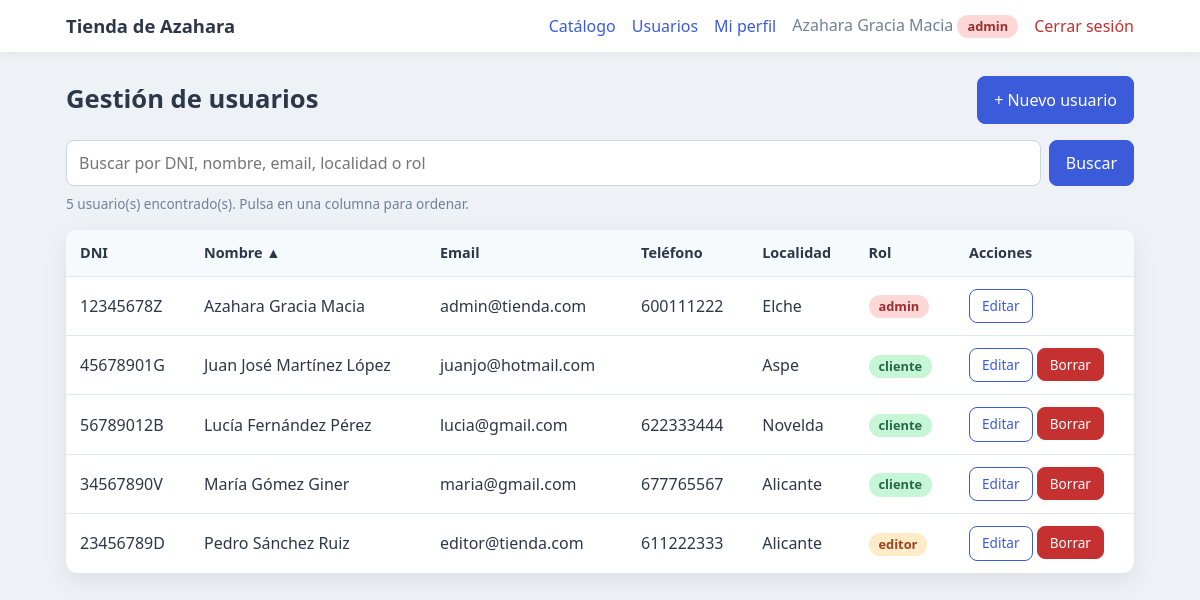
/GestionUsuarios/listadoUsuarios.php (signed in), run on the app's committed database.
### tables this page shows
CREATE TABLE usuarios (
    dni       VARCHAR(9)   NOT NULL,
    nombre    VARCHAR(50)  NOT NULL,
    direccion VARCHAR(100) NULL,
    localidad VARCHAR(50)  NULL,
    provincia VARCHAR(50)  NULL,
    telefono  VARCHAR(9)   NULL,
    email     VARCHAR(100) NOT NULL,
    clave     VARCHAR(255) NOT NULL,
    rol       ENUM('admin', 'editor', 'cliente') NOT NULL DEFAULT 'cliente',

    PRIMARY KEY (dni),
    UNIQUE KEY uk_usuarios_email (email)
);

### funcionesValidacion.php (called while the page is built, shortened)
<?php
function textoProtegido($texto): string
{
    return htmlspecialchars((string) ($texto ?? ""), ENT_QUOTES, "UTF-8");
}
?>

### modelo/usuariosBD.php (called while the page is built, shortened)
<?php
require_once __DIR__ . "/../funcionesValidacion.php";
require_once __DIR__ . "/../clases/Usuario.php";
function buscarUsuarioDni($DNI): ?Usuario
{
    try {
        $con = conectar();
        $stmt = $con->prepare("SELECT * FROM usuarios WHERE dni = :dni");
        $stmt->execute([":dni" => $DNI]);
        $fila = $stmt->fetch();
        return $fila ? new Usuario($fila) : null;
    } catch (PDOException $e) {
        errorBD($e, "Ocurrió un error al recuperar datos de la base de datos.");
    }
}
function contarUsuarios($busqueda): int
{
    try {
        $con = conectar();
        $stmt = $con->prepare("SELECT COUNT(*) FROM usuarios
                               WHERE CONCAT_WS(' ', dni, nombre, email, localidad, provincia, rol) LIKE :busqueda");
        $stmt->execute([":busqueda" => "%" . $busqueda . "%"]);
        return (int) $stmt->fetchColumn();
    } catch (PDOException $e) {
        errorBD($e, "Ocurrió un error al recuperar datos de la base de datos.");
    }
}
function listarUsuarios($busqueda, $orden, $direccion, $limite, $desplazamiento): array
{
    try {
        $con = conectar();
        $sql = "SELECT * FROM usuarios
                WHERE CONCAT_WS(' ', dni, nombre, email, localidad, provincia, rol) LIKE :busqueda
                ORDER BY $orden $direccion
                LIMIT :limite OFFSET :desplazamiento";
        $stmt = $con->prepare($sql);
        $stmt->bindValue(":busqueda", "%" . $busqueda . "%");
        $stmt->bindValue(":limite", $limite, PDO::PARAM_INT);
        $stmt->bindValue(":desplazamiento", $desplazamiento, PDO::PARAM_INT);
        $stmt->execute();
        $usuarios = [];
        foreach ($stmt->fetchAll() as $fila) {
            $usuarios[] = new Usuario($fila);
        }
        return $usuarios;
    } catch (PDOException $e) {
        errorBD($e, "Ocurrió un error al recuperar datos de la base de datos.");
    }
}

### seguridad.php (called while the page is built, shortened)
<?php
require_once __DIR__ . "/modelo/usuariosBD.php";
function dniActual(): string
{
    return $_SESSION["dni"] ?? "";
}
function exigirLogin(): void
{
    $usuario = buscarUsuarioDni(dniActual());
}
function exigirRol(array $roles): void
{
    exigirLogin();
}

### clases/Usuario.php (called while the page is built, shortened)
<?php
class Usuario
{
    private string $dni;
    private string $nombre;
    private string $localidad;
    private string $telefono;
    private string $email;
    private string $rol;
    public function __construct(array $fila)
    {
        $this->dni = $fila["dni"];
        $this->nombre = $fila["nombre"];
        $this->localidad = $fila["localidad"] ?? "";
        $this->telefono = $fila["telefono"] ?? "";
        $this->email = $fila["email"];
        $this->rol = $fila["rol"];
    }
    public function getDni(): string
    {
        return $this->dni;
    }
    public function getNombre(): string
    {
        return $this->nombre;
    }
    public function getLocalidad(): string
    {
        return $this->localidad;
    }
    public function getTelefono(): string
    {
        return $this->telefono;
    }
    public function getEmail(): string
    {
        return $this->email;
    }
    public function getRol(): string
    {
        return $this->rol;
    }
}

### GestionUsuarios/listadoUsuarios.php (the view, shortened to what this page needs)
<?php
require_once __DIR__ . "/../seguridad.php";
require_once __DIR__ . "/../includes/paginacion.php";
exigirRol(["admin"]);
$busqueda = obtenerDatoGet("busqueda");
[$orden, $direccion] = leerOrden(ORDEN_USUARIOS, "nombre");
$total = contarUsuarios($busqueda);
[$pagina, $totalPaginas, $desplazamiento] = calcularPaginacion($total, USUARIOS_POR_PAGINA);
$usuarios = listarUsuarios($busqueda, $orden, $direccion, USUARIOS_POR_PAGINA, $desplazamiento);
require __DIR__ . "/../includes/cabecera.php";
?>
<div class="titulo-seccion">
    <h1>Gestión de usuarios</h1>
    <a href="formularioUsuarios.php" class="boton">+ Nuevo usuario</a>
</div>
<form method="get" class="buscador">
    <input type="search" name="busqueda" value="<?= textoProtegido($busqueda) ?>"
           placeholder="Buscar por DNI, nombre, email, localidad o rol">
    <button type="submit" class="boton">Buscar</button>
</form>
<p class="nota"><?= $total ?> usuario(s) encontrado(s). Pulsa en una columna para ordenar.</p>
<?php if (empty($usuarios)) : ?>
    <div class="tarjeta vacio">No hay usuarios que coincidan con la búsqueda.</div>
<?php else : ?>
    <div class="tabla-contenedor">
        <table class="tabla">
            <thead>
            <tr>
                <th><?php enlaceOrden("dni", "DNI", $busqueda, $orden, $direccion) ?></th>
                <th><?php enlaceOrden("nombre", "Nombre", $busqueda, $orden, $direccion) ?></th>
                <th><?php enlaceOrden("email", "Email", $busqueda, $orden, $direccion) ?></th>
                <th>Teléfono</th>
                <th><?php enlaceOrden("localidad", "Localidad", $busqueda, $orden, $direccion) ?></th>
                <th><?php enlaceOrden("rol", "Rol", $busqueda, $orden, $direccion) ?></th>
                <th>Acciones</th>
            </tr>
            </thead>
            <tbody>
            <?php foreach ($usuarios as $usuario) : ?>
                <tr>
                    <td><?= textoProtegido($usuario->getDni()) ?></td>
                    <td><?= textoProtegido($usuario->getNombre()) ?></td>
                    <td><?= textoProtegido($usuario->getEmail()) ?></td>
                    <td><?= textoProtegido($usuario->getTelefono()) ?></td>
                    <td><?= textoProtegido($usuario->getLocalidad()) ?></td>
                    <td>
                        <span class="etiqueta rol-<?= textoProtegido($usuario->getRol()) ?>">
                            <?= textoProtegido($usuario->getRol()) ?>
                        </span>
                    </td>
                    <td class="acciones">
                        <a href="formularioUsuarios.php?dni=<?= urlencode($usuario->getDni()) ?>"
                           class="boton pequeno secundario">Editar</a>
                        <?php if ($usuario->getDni() !== dniActual()) : ?>
                            <form method="post" action="borrarUsuario.php"
                                  onsubmit="return confirm('¿Seguro que quieres borrar este usuario?');">
                                <button type="submit" class="boton pequeno peligro">Borrar</button>
                            </form>
                        <?php endif ?>
                    </td>
                </tr>
            <?php endforeach ?>
            </tbody>
        </table>
    </div>
<?php endif ?>
<?php require __DIR__ . "/../includes/pie.php"; ?>

### css/estilos.css (style rules this page uses)
:root { --color-fondo: #eef2f7; --color-tarjeta: #ffffff; --color-texto: #2d3748; --color-suave: #718096; --color-borde: #cbd5e0; --color-principal: #3b5bdb; --color-principal-hover: #2f4ac0; --color-error: #c53030; --color-error-fondo: #fff5f5; --color-exito: #276749; --color-exito-fondo: #f0fff4; }
* { box-sizing: border-box; }
body { margin: 0; min-height: 100vh; display: flex; justify-content: center; align-items: center; padding: 24px 16px; background-color: var(--color-fondo); color: var(--color-texto); font-family: "Segoe UI", Arial, sans-serif; line-height: 1.5; }
.nota { margin: 0 0 16px; font-size: 0.85rem; color: var(--color-suave); }
.boton { flex: 1; display: inline-block; padding: 11px 16px; border: 1px solid var(--color-principal); border-radius: 8px; background-color: var(--color-principal); color: #fff; font-size: 1rem; font-family: inherit; text-align: center; text-decoration: none; cursor: pointer; }
.boton.secundario { background-color: transparent; color: var(--color-principal); }
:root { --color-peligro: #c53030; --color-peligro-hover: #9b2c2c; }
body.con-menu { display: block; padding: 0; }
.titulo-seccion { display: flex; flex-wrap: wrap; align-items: center; justify-content: space-between; gap: 12px; margin-bottom: 16px; }
.titulo-seccion h1 { margin: 0; font-size: 1.6rem; }
.titulo-seccion .boton { flex: none; }
.buscador { display: flex; flex-wrap: wrap; gap: 8px; margin-bottom: 8px; }
.buscador input[type="search"] { flex: 1 1 260px; padding: 10px 12px; border: 1px solid var(--color-borde); border-radius: 8px; font-size: 1rem; font-family: inherit; }
.buscador .boton { flex: none; }
.tabla-contenedor { overflow-x: auto; background-color: var(--color-tarjeta); border-radius: 12px; box-shadow: 0 8px 24px rgba(0, 0, 0, 0.08); }
.tabla { width: 100%; border-collapse: collapse; }
.tabla th, .tabla td { padding: 12px 14px; text-align: left; border-bottom: 1px solid #e2e8f0; vertical-align: middle; }
.tabla th { background-color: #f7fafc; font-size: 0.9rem; white-space: nowrap; }
.tabla tbody tr:last-child td { border-bottom: none; }
.acciones { white-space: nowrap; }
.acciones form { display: inline; }
.boton.pequeno { flex: none; padding: 6px 12px; font-size: 0.85rem; }
.boton.peligro { background-color: var(--color-peligro); border-color: var(--color-peligro); color: #fff; }
.etiqueta { display: inline-block; padding: 2px 10px; border-radius: 999px; font-size: 0.8rem; font-weight: 600; }
.rol-admin { background-color: #fed7d7; color: #9b2c2c; }
.rol-editor { background-color: #feebc8; color: #9c4221; }
.rol-cliente { background-color: #c6f6d5; color: #276749; }

### data on the page
usuarios: dni "12345678Z", nombre "Azahara Gracia Macia", email "admin@tienda.com", telefono "600111222", localidad "Elche", rol "admin"
usuarios: dni "45678901G", nombre "Juan José Martínez López", email "juanjo@hotmail.com", localidad "Aspe", rol "cliente"
usuarios: dni "56789012B", nombre "Lucía Fernández Pérez", email "lucia@gmail.com", telefono "622333444", localidad "Novelda", rol "cliente"
usuarios: dni "34567890V", nombre "María Gómez Giner", email "maria@gmail.com", telefono "677765567", localidad "Alicante", rol "cliente"
usuarios: dni "23456789D", nombre "Pedro Sánchez Ruiz", email "editor@tienda.com", telefono "611222333", localidad "Alicante", rol "editor"

### other printed values
textoProtegido($_SESSION["nombre"] ?? "") "Azahara Gracia Macia"
textoProtegido(rolActual()) "admin"
$total "5"
textoProtegido($texto) "DNI Nombre Email Localidad Rol"
$flecha "▲"
